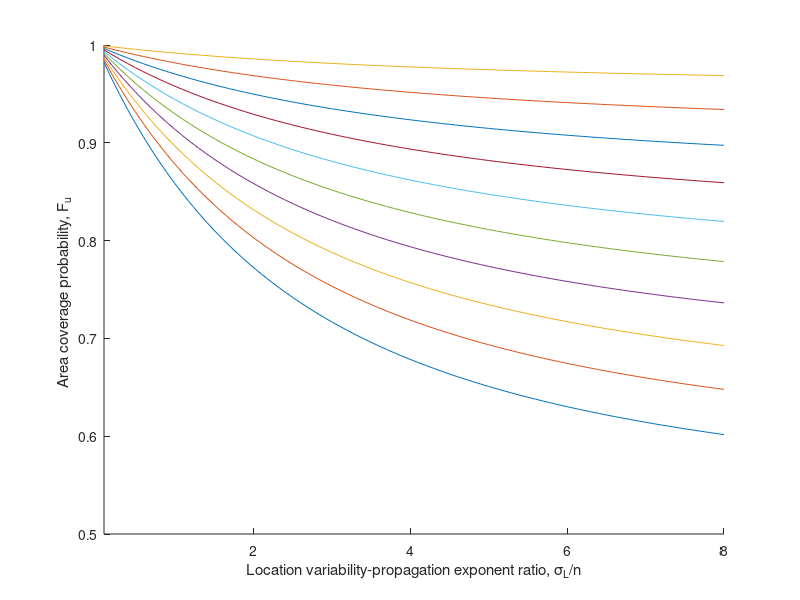

This figure's MATLAB source:
%
% intro31
%
%=======================================================================
clear
close all
clc
%======================================================================


sigmaL_over_n=[0.1:0.1:8];

b=10*log10(exp(1))./(sigmaL_over_n*sqrt(2));

% Pobability range for the plots
Px0=[.5 .55 .6 .65 .7 .75 .8 .85 .9 .95];
a=erfinv(1-2*Px0);

figure,hold on
for m=1:length(a)
    Fu=0.5*(1-erf(a(m))+exp((1-(2*a(m)*b))./(b.^2)).*(1-erf((1-(a(m)*b))./b)));
    plot(sigmaL_over_n,Fu)
end
hold off
axis([sigmaL_over_n(1) sigmaL_over_n(end) 0.5 1])
xlabel('Location variability-propagation exponent ratio, \sigma_L/n');
ylabel('Area coverage probability, F_u ');
